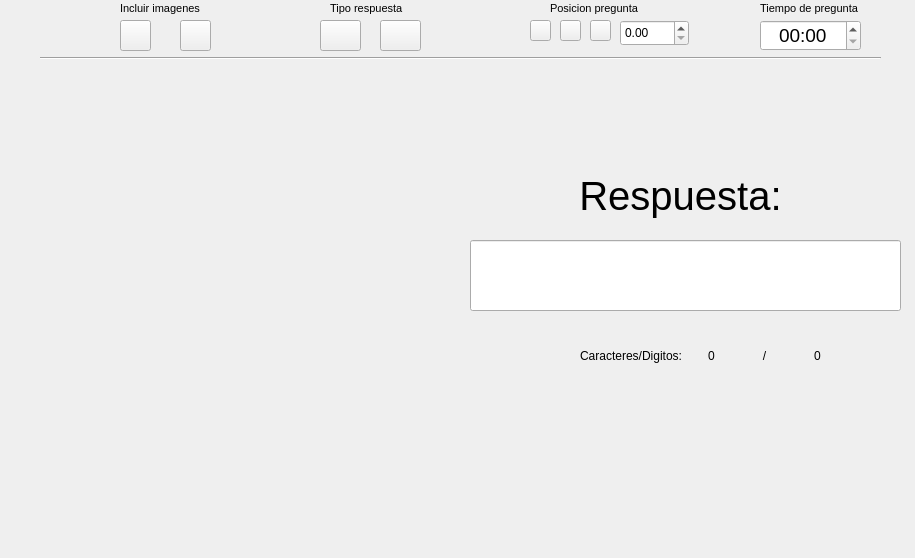
<?xml version="1.0" encoding="UTF-8"?>
<ui version="4.0">
 <class>Form</class>
 <widget class="QWidget" name="Form">
  <property name="geometry">
   <rect>
    <x>0</x>
    <y>0</y>
    <width>915</width>
    <height>558</height>
   </rect>
  </property>
  <property name="windowTitle">
   <string>Form</string>
  </property>
  <widget class="QStackedWidget" name="listWidget_panelVersion">
   <property name="geometry">
    <rect>
     <x>10</x>
     <y>60</y>
     <width>451</width>
     <height>491</height>
    </rect>
   </property>
   <property name="toolTipDuration">
    <number>0</number>
   </property>
   <property name="styleSheet">
    <string notr="true"/>
   </property>
   <property name="frameShape">
    <enum>QFrame::NoFrame</enum>
   </property>
   <property name="frameShadow">
    <enum>QFrame::Plain</enum>
   </property>
   <property name="currentIndex">
    <number>-1</number>
   </property>
  </widget>
  <widget class="QLabel" name="label_11">
   <property name="geometry">
    <rect>
     <x>760</x>
     <y>0</y>
     <width>101</width>
     <height>16</height>
    </rect>
   </property>
   <property name="font">
    <font>
     <pointsize>8</pointsize>
    </font>
   </property>
   <property name="text">
    <string>Tiempo de pregunta</string>
   </property>
  </widget>
  <widget class="QPushButton" name="btn_pregImag50">
   <property name="geometry">
    <rect>
     <x>180</x>
     <y>20</y>
     <width>31</width>
     <height>31</height>
    </rect>
   </property>
   <property name="styleSheet">
    <string notr="true">border-image: url(:/alinear/ICONOS/icon_preg50.png);</string>
   </property>
   <property name="text">
    <string/>
   </property>
  </widget>
  <widget class="QTimeEdit" name="timeEdit">
   <property name="geometry">
    <rect>
     <x>760</x>
     <y>20</y>
     <width>101</width>
     <height>31</height>
    </rect>
   </property>
   <property name="font">
    <font>
     <pointsize>14</pointsize>
    </font>
   </property>
   <property name="alignment">
    <set>Qt::AlignCenter</set>
   </property>
   <property name="currentSection">
    <enum>QDateTimeEdit::MinuteSection</enum>
   </property>
   <property name="displayFormat">
    <string>mm:ss</string>
   </property>
   <property name="currentSectionIndex">
    <number>0</number>
   </property>
  </widget>
  <widget class="QPushButton" name="btn_pregImag0">
   <property name="geometry">
    <rect>
     <x>120</x>
     <y>20</y>
     <width>31</width>
     <height>31</height>
    </rect>
   </property>
   <property name="styleSheet">
    <string notr="true">border-image: url(:/alinear/ICONOS/icon_preg0.png);</string>
   </property>
   <property name="text">
    <string/>
   </property>
  </widget>
  <widget class="QLabel" name="label_10">
   <property name="geometry">
    <rect>
     <x>550</x>
     <y>0</y>
     <width>91</width>
     <height>16</height>
    </rect>
   </property>
   <property name="font">
    <font>
     <pointsize>8</pointsize>
    </font>
   </property>
   <property name="text">
    <string>Posicion pregunta</string>
   </property>
  </widget>
  <widget class="QDoubleSpinBox" name="dSpin_pregTam">
   <property name="geometry">
    <rect>
     <x>620</x>
     <y>20</y>
     <width>69</width>
     <height>26</height>
    </rect>
   </property>
  </widget>
  <widget class="QLabel" name="label_9">
   <property name="geometry">
    <rect>
     <x>120</x>
     <y>0</y>
     <width>81</width>
     <height>16</height>
    </rect>
   </property>
   <property name="font">
    <font>
     <pointsize>8</pointsize>
    </font>
   </property>
   <property name="text">
    <string>Incluir imagenes</string>
   </property>
  </widget>
  <widget class="QPushButton" name="btn_pregIzq">
   <property name="geometry">
    <rect>
     <x>530</x>
     <y>20</y>
     <width>21</width>
     <height>21</height>
    </rect>
   </property>
   <property name="styleSheet">
    <string notr="true">border-image: url(:/alinear/IMAGENES/alinear_izquierda.png);</string>
   </property>
   <property name="text">
    <string/>
   </property>
   <property name="id" stdset="0">
    <number>1</number>
   </property>
  </widget>
  <widget class="QPushButton" name="btn_pregCen">
   <property name="geometry">
    <rect>
     <x>560</x>
     <y>20</y>
     <width>21</width>
     <height>21</height>
    </rect>
   </property>
   <property name="styleSheet">
    <string notr="true">border-image: url(:/alinear/IMAGENES/alinear_centrar.png);</string>
   </property>
   <property name="text">
    <string/>
   </property>
   <property name="id" stdset="0">
    <number>0</number>
   </property>
  </widget>
  <widget class="QPushButton" name="btn_pregDer">
   <property name="geometry">
    <rect>
     <x>590</x>
     <y>20</y>
     <width>21</width>
     <height>21</height>
    </rect>
   </property>
   <property name="styleSheet">
    <string notr="true">border-image: url(:/alinear/IMAGENES/alinear_derecho.png);</string>
   </property>
   <property name="text">
    <string/>
   </property>
   <property name="id" stdset="0">
    <number>2</number>
   </property>
  </widget>
  <widget class="Line" name="line">
   <property name="geometry">
    <rect>
     <x>40</x>
     <y>50</y>
     <width>841</width>
     <height>16</height>
    </rect>
   </property>
   <property name="orientation">
    <enum>Qt::Horizontal</enum>
   </property>
  </widget>
  <widget class="QPushButton" name="btn_respString">
   <property name="geometry">
    <rect>
     <x>320</x>
     <y>20</y>
     <width>41</width>
     <height>31</height>
    </rect>
   </property>
   <property name="styleSheet">
    <string notr="true">border-image: url(:/alinear/ICONOS/icon_respPalabra.png);</string>
   </property>
   <property name="text">
    <string/>
   </property>
  </widget>
  <widget class="QPushButton" name="btn_respNumero">
   <property name="geometry">
    <rect>
     <x>380</x>
     <y>20</y>
     <width>41</width>
     <height>31</height>
    </rect>
   </property>
   <property name="styleSheet">
    <string notr="true">border-image: url(:/alinear/ICONOS/icon_respNumber.png);
</string>
   </property>
   <property name="text">
    <string/>
   </property>
  </widget>
  <widget class="QLabel" name="label_12">
   <property name="geometry">
    <rect>
     <x>330</x>
     <y>0</y>
     <width>81</width>
     <height>16</height>
    </rect>
   </property>
   <property name="font">
    <font>
     <pointsize>8</pointsize>
    </font>
   </property>
   <property name="text">
    <string>Tipo respuesta</string>
   </property>
  </widget>
  <widget class="QLineEdit" name="lineEdit_respuesta">
   <property name="geometry">
    <rect>
     <x>470</x>
     <y>240</y>
     <width>431</width>
     <height>71</height>
    </rect>
   </property>
   <property name="font">
    <font>
     <pointsize>13</pointsize>
    </font>
   </property>
   <property name="alignment">
    <set>Qt::AlignCenter</set>
   </property>
  </widget>
  <widget class="QLabel" name="label">
   <property name="geometry">
    <rect>
     <x>560</x>
     <y>160</y>
     <width>241</width>
     <height>71</height>
    </rect>
   </property>
   <property name="font">
    <font>
     <pointsize>30</pointsize>
    </font>
   </property>
   <property name="text">
    <string>Respuesta:</string>
   </property>
   <property name="alignment">
    <set>Qt::AlignCenter</set>
   </property>
  </widget>
  <widget class="QWidget" name="horizontalLayoutWidget">
   <property name="geometry">
    <rect>
     <x>580</x>
     <y>320</y>
     <width>261</width>
     <height>71</height>
    </rect>
   </property>
   <layout class="QHBoxLayout" name="horizontalLayout">
    <item>
     <widget class="QLabel" name="label_2">
      <property name="text">
       <string>Caracteres/Digitos:</string>
      </property>
      <property name="alignment">
       <set>Qt::AlignRight|Qt::AlignTrailing|Qt::AlignVCenter</set>
      </property>
     </widget>
    </item>
    <item>
     <widget class="QLabel" name="bel_noChars">
      <property name="text">
       <string>0</string>
      </property>
      <property name="alignment">
       <set>Qt::AlignCenter</set>
      </property>
     </widget>
    </item>
    <item>
     <widget class="QLabel" name="label_3">
      <property name="text">
       <string>/</string>
      </property>
      <property name="alignment">
       <set>Qt::AlignCenter</set>
      </property>
     </widget>
    </item>
    <item>
     <widget class="QLabel" name="bel_maxChars">
      <property name="text">
       <string>0</string>
      </property>
      <property name="alignment">
       <set>Qt::AlignCenter</set>
      </property>
     </widget>
    </item>
   </layout>
  </widget>
 </widget>
 <resources>
  <include location="../imagenes.qrc"/>
 </resources>
 <connections/>
</ui>
